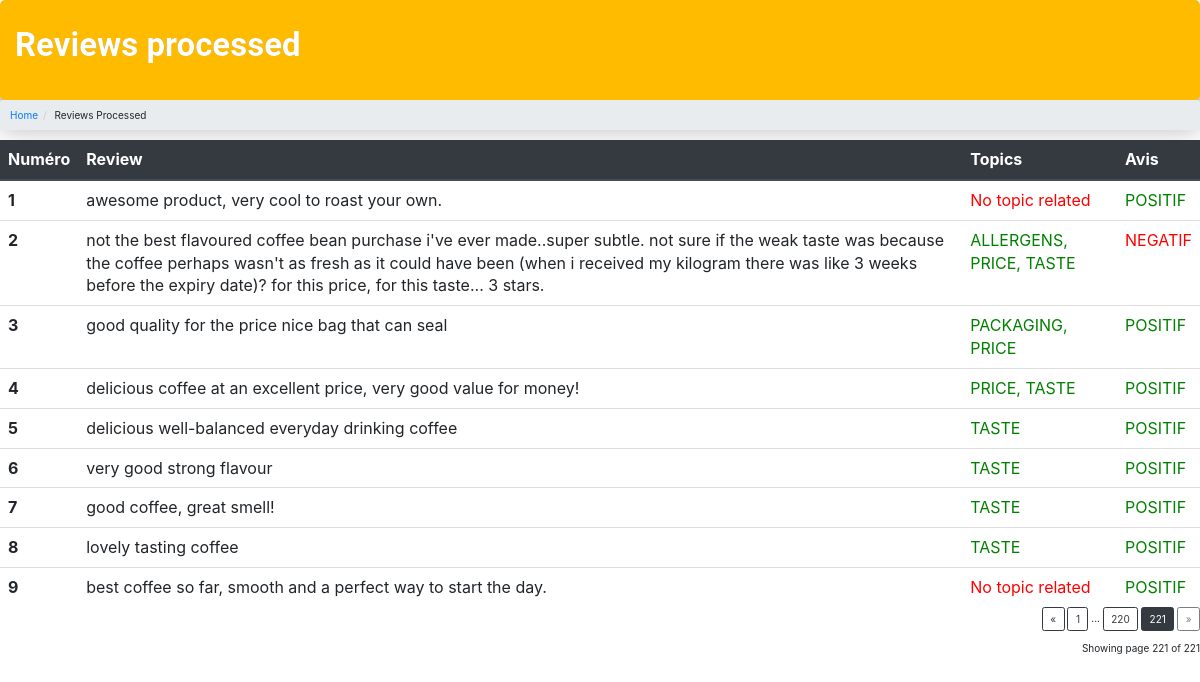
Page /processed_reviews?page=221 on the committed database.
### backend/main.py (models this page shows)
class Reviews(db.Model):
    __tablename__ = 'reviews'
    __table_args__ = {'extend_existing': True}

### backend/main.py (the view)
@app.route('/processed_reviews')
def processed_reviews():
    reviews = Reviews.query.all()
    targets = ['ALLERGENS', 'COMPETITION',
               'DELIVERY', 'PACKAGING', 'PRICE', 'TASTE']
    for review in reviews:
        if review.topic:
            review.topics_str = reduce(
                lambda x, y: x + ', ' + y, [targets[int(topic)-1] for topic in review.topic.split(',')])
        else:
            review.topics_str = "No topic related"
    db.session.flush()
    db.session.commit()
    page = request.args.get('page', 1, type=int)
    processed_reviews = Reviews.query.paginate(
        page=page, per_page=ROWS_PER_PAGE)
    return render_template('processed_reviews.html', processed_reviews=processed_reviews)

### backend/templates/processed_reviews.html (shortened to what this page needs)
<head>
    <link rel="stylesheet" type="text/css" href="{{ url_for('static',filename='stylesheets/style.css')}}">
    <link href="//netdna.bootstrapcdn.com/bootstrap/3.0.0/css/bootstrap.min.css" rel="stylesheet">
    <link rel="stylesheet" href="https://maxcdn.bootstrapcdn.com/bootstrap/3.4.1/css/bootstrap.min.css">
    <link rel="stylesheet" href="https://stackpath.bootstrapcdn.com/bootstrap/4.3.1/css/bootstrap.min.css"
>
</head>
<body>
    <div class=header>
        <div id="head">
            <p>Reviews processed</p>
        </div>
    </div>
    <ul class="breadcrumb">
        <li><a href="http://localhost:4000/">Home</a></li>
        <li>Reviews Processed</li>
    </ul>
    <div class=".table-dark">
        <table class="table table-sm table-borderless mb-0">
            <thead class="thead-dark">
                <tr>
                    <th>Numéro</th>
                    <th>Review</th>
                    <th>Topics</th>
                    <th>Avis</th>
                </tr>
            </thead>
            <tbody>
                {% for review in processed_reviews.items %}
                <tr>
                    <th scope="row">{{ loop.index }}</th>
                    <td>{{ review.review_body}}</td>
                    {%- if review.topics_str == "No topic related" %}
                    {%- set color = "red" %}
                    {%- else %}
                    {%- set color = "green" %}
                    {%- endif %}
                    <td class='{{color}}'>{{ review.topics_str}}</td>
                    {%- if review.score == 1 %}
                    {%- set color = "green" %}
                    {%- set avis = "POSITIF" %}
                    {%- else %}
                    {%- set color = "red" %}
                    {%- set avis = "NEGATIF" %}
                    {%- endif %}
                    <td class="{{color}}">{{ avis}}</td>
                </tr>
                {% endfor %}
            </tbody>
        </table>
    </div>
    <div class="text-right">
        <a href="{{ url_for('processed_reviews', page=processed_reviews.prev_num) }}" class="btn btn-outline-dark
       {% if processed_reviews.page == 1 %}disabled{% endif %}">
            &laquo;
        </a>
        {% for page_num in processed_reviews.iter_pages(left_edge=1, right_edge=1, left_current=1, right_current=2) %}{%
        if page_num %}
        {% if processed_reviews.page == page_num %}
        <a href="{{ url_for('processed_reviews', page=page_num) }}" class="btn btn-dark">
            {{ page_num }}
        </a>
        {% else %}
        <a href="{{ url_for('processed_reviews', page=page_num) }}" class="btn btn-outline-dark">
            {{ page_num }}
        </a>
        {% endif %}
        {% else %}
        ...
        {% endif %}
        {% endfor %} <a href="{{ url_for('processed_reviews', page=processed_reviews.next_num) }}" class="btn btn-outline-dark
       {% if processed_reviews.page == processed_reviews.pages %}disabled{% endif %}">
            &raquo;
        </a>
    </div>
    <p class="text-right mt-3">
        Showing page {{ processed_reviews.page }} of {{ processed_reviews.pages }}
    </p>
</body>
</html>

### backend/static/stylesheets/style.css (style rules this page uses)
.green { color:green; }
.red { color: red; }
body { background: white; }
.header #head p { color: white; }
.header { display: flex; flex-direction: row; justify-content: space-between; width:100%; background-color: #febb00; height: 100px; font-family: "Poppins", Roboto; font-size: 33px; font-weight: 600; text-shadow: 0px 0px 0px rgba(0,0,0,0.3); align-items: center; padding-left: 15px; box-shadow: 0 2.8px 2.2px rgba(0, 0, 0, 0.034), 0 6.7px 5.3px rgba(0, 0, 0, 0.048), 0 12.5px 10px rgba(0, 0, 0, 0.06), 0 22.3px 17.9px rgba(0, 0, 0, 0.072), 0 41.8px 33.4px rgba(0, 0, 0, 0.086), 0 30px 20px rgba(0, 0, 0, 0.12); border-radius: 5px; }

### rows in the picture
Reviews: review_body "awesome product, very cool to roast your own.", topics_str "No topic related", avis "POSITIF"
Reviews: review_body "not the best flavoured coffee bean purchase i've ever made..super subtle. not sure if the weak taste was because the coffee perhaps wasn't as fresh as it could have been (when i received my kilogram there was like 3 weeks before the expiry date)? for this price, for this taste... 3 stars.", topics_str "ALLERGENS, PRICE, TASTE", avis "NEGATIF"
Reviews: review_body "good quality for the price nice bag that can seal", topics_str "PACKAGING, PRICE", avis "POSITIF"
Reviews: review_body "delicious coffee at an excellent price, very good value for money!", topics_str "PRICE, TASTE", avis "POSITIF"
Reviews: review_body "delicious well-balanced everyday drinking coffee", topics_str "TASTE", avis "POSITIF"
Reviews: review_body "very good strong flavour", topics_str "TASTE", avis "POSITIF"
Reviews: review_body "good coffee, great smell!", topics_str "TASTE", avis "POSITIF"
Reviews: review_body "lovely tasting coffee", topics_str "TASTE", avis "POSITIF"
Reviews: review_body "best coffee so far, smooth and a perfect way to start the day.", topics_str "No topic related", avis "POSITIF"

### other values in the picture
{{ page_num }} "1" "220"
{{ page_num }} "221"
{{ processed_reviews.page }} "221"
{{ processed_reviews.pages }} "221"
